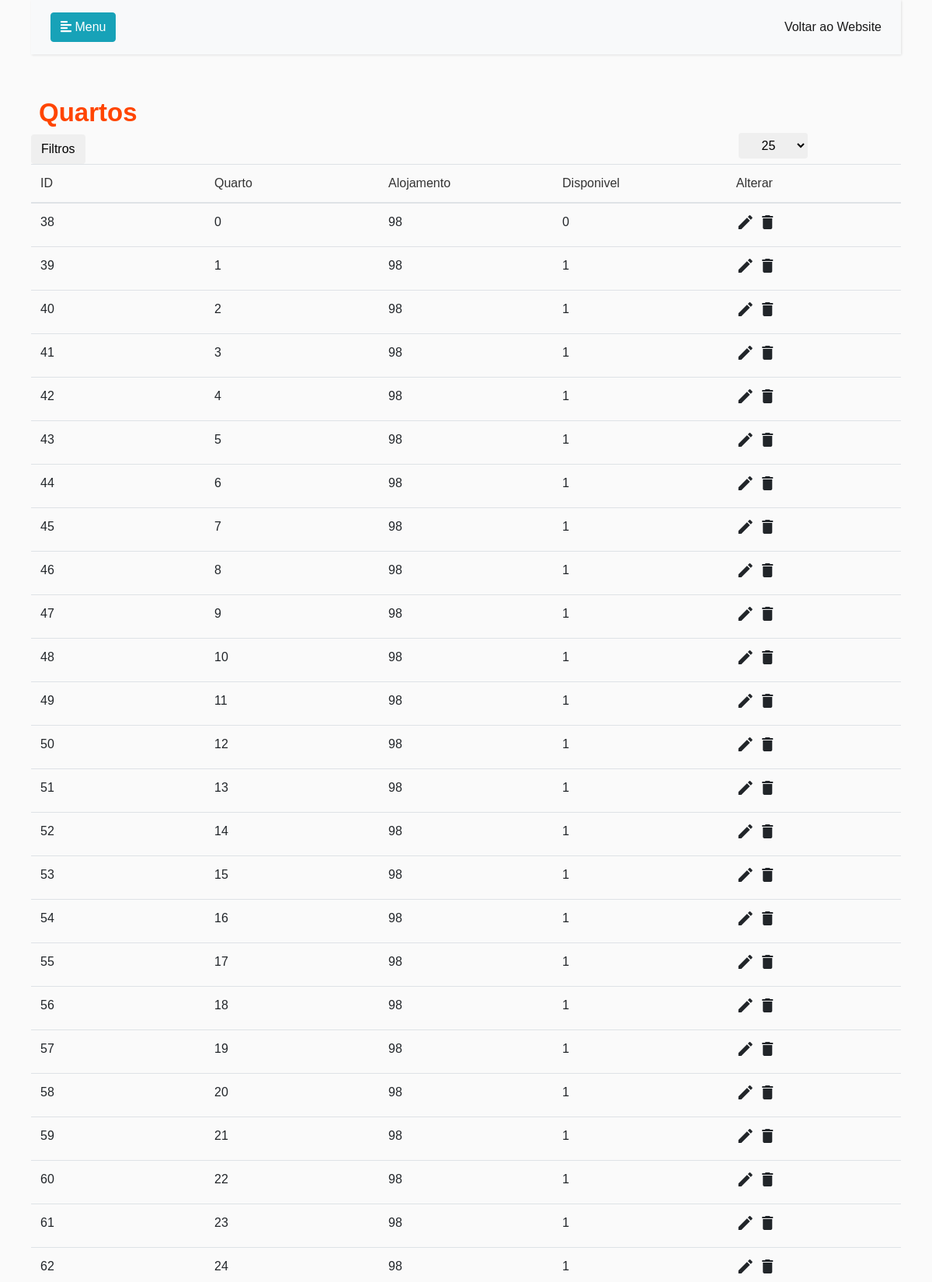
/adminquartos.php (upper part), run on the app's committed database.
### tables this page shows
CREATE TABLE `quarto` (
  `ID` int(11) NOT NULL,
  `NQuarto` int(11) NOT NULL,
  `IDAlojamento` int(10) UNSIGNED NOT NULL,
  `Disponivel` int(11) NOT NULL
);

### adminquartos.php (the view, shortened to what this page needs)
<!DOCTYPE html>
<html>
<head>
    <link rel="stylesheet" href="https://stackpath.bootstrapcdn.com/bootstrap/4.1.0/css/bootstrap.min.css">
    <link rel="stylesheet" href="style2.css">
    <link rel="stylesheet" href="https://cdnjs.cloudflare.com/ajax/libs/malihu-custom-scrollbar-plugin/3.1.5/jquery.mCustomScrollbar.min.css">
    <link rel="stylesheet" href="https://cdnjs.cloudflare.com/ajax/libs/Chart.js/2.9.3/Chart.min.css" />
</head>
<body>
    <div class="wrapper">
            <div class="container" style="margin-top:-20px;">
                <div class="row">
                    <div class="panel panel-primary filterable">
                        <div class="panel-heading">
    <h3 class="panel-title">Quartos</h3>
                            <div class="pull-right">
                                <button class="btn btn-default btn-xs btn-filter"><span class="glyphicon glyphicon-filter"></span> Filtros</button>
                                <form name="myform" method="post" action="<?php echo $_SERVER['PHP_SELF']; ?>" >
                                                               <select data-trigger="" name="Offset" class="btn btn-default btn-xs " onchange="myform.submit();" style="Position:absolute; right:20vh;margin-top:-40px;">
                                                                 <option selected="true"  value="25">25</option>
                                                               </select>
                               </form>
                            </div>
                        </div>
                          <form action="editarquarto.php" method="POST">
                        <table class="table">
                            <thead>
                                <tr class="filters" style="text-align:center">
                                    <th><input type="text" class="form-control" placeholder="ID" disabled></th>
                                    <th><input type="text" class="form-control" placeholder="Quarto" disabled></th>
                                    <th><input type="text" class="form-control" placeholder="Alojamento" disabled></th>
                                    <th><input type="text" class="form-control" placeholder="Disponivel" disabled></th>
                                    <th><input type="text" style=" background-color: transparent;border: none;  cursor: auto;  box-shadow: none;padding: 0;" class="form-control" placeholder="Alterar" disabled readonly></th>
                                </tr>
                            </thead>
                            <tbody>
                              <?php
                              include("Conexao.php");
                                if (isset($_GET['pageno'])) {
                                     $pageno = $_GET['pageno'];
                                 } else {
                                     $pageno = 1;
                                 }
                                 $no_of_records_per_page = 75;
                                 $offset = ($pageno-1) * $no_of_records_per_page;
                                 $sql = "SELECT *  FROM quarto LIMIT $offset, $no_of_records_per_page";
                                 $res_data = mysqli_query($conn,$sql);
                                 while($row = mysqli_fetch_array($res_data)){
                                     echo "<tr>";
                                      echo "<td>" . $row['ID'] . "</td>";
                                     echo "<td>" . $row['NQuarto'] . "</td>";
                                     echo "<td>" . $row['IDAlojamento'] . "</td>";
                                     echo "<td>" . $row['Disponivel']  . "</td>";
                                     echo '  <td>
                                     <button type="submit" class="add" title="Add" style="display:none"><i class="material-icons">&#xE03B;</i></button>
                                                           <a class="edit" title="Edit" data-toggle="tooltip"><i class="material-icons">&#xE254;</i></a>
                                                             <a class="delete" title="Delete" data-toggle="tooltip" href="deletequarto.php?Id='.$row["ID"].'"><i class="material-icons">&#xE872;</i></a></td>
                                                           </td>';
                                     echo "</tr>";
                                 }
                                 ?>
                            </tbody>
                                </form>
                    </div>
                </div>
            </div>
</body>
</html>

### style2.css (style rules this page uses)
body { font-family: 'Poppins', sans-serif; background: #fafafa; }
a, a:hover, a:focus { color: inherit; text-decoration: none; transition: all 0.3s; }
.navbar { padding: 15px 10px; background: #fff; border: none; border-radius: 0; margin-bottom: 40px; margin-top: -40px; box-shadow: 1px 1px 3px rgba(0, 0, 0, 0.1); }
.wrapper { display: flex; width: 100%; }
h3 { color: #FF4500; font-size: 33px; margin-left:10px; line-height: 80px; font-weight: 600; font-family: 'Poppins', sans-serif; }
#content { width: calc(100% - 250px); padding: 40px; min-height: 100vh; transition: all 0.3s; position: absolute; top: 0; right: 0; }
#content.active { width: 100%; }

### adminquartos.php (style rules this page uses)
.filterable { margin-top: 15px; }
.filterable .panel-heading .pull-right { margin-top: -20px; }
.filterable .filters input[disabled] { background-color: transparent; border: none; cursor: auto; box-shadow: none; padding: 0; height: auto; }

### data on the page
quarto: ID "38", NQuarto "0", IDAlojamento "98", Disponivel "0"
quarto: ID "39", NQuarto "1", IDAlojamento "98", Disponivel "1"
quarto: ID "40", NQuarto "2", IDAlojamento "98", Disponivel "1"
quarto: ID "41", NQuarto "3", IDAlojamento "98", Disponivel "1"
quarto: ID "42", NQuarto "4", IDAlojamento "98", Disponivel "1"
quarto: ID "43", NQuarto "5", IDAlojamento "98", Disponivel "1"
quarto: ID "44", NQuarto "6", IDAlojamento "98", Disponivel "1"
quarto: ID "45", NQuarto "7", IDAlojamento "98", Disponivel "1"
quarto: ID "46", NQuarto "8", IDAlojamento "98", Disponivel "1"
quarto: ID "47", NQuarto "9", IDAlojamento "98", Disponivel "1"
quarto: ID "48", NQuarto "10", IDAlojamento "98", Disponivel "1"
quarto: ID "49", NQuarto "11", IDAlojamento "98", Disponivel "1"
quarto: ID "50", NQuarto "12", IDAlojamento "98", Disponivel "1"
quarto: ID "51", NQuarto "13", IDAlojamento "98", Disponivel "1"
quarto: ID "52", NQuarto "14", IDAlojamento "98", Disponivel "1"
quarto: ID "53", NQuarto "15", IDAlojamento "98", Disponivel "1"
quarto: ID "54", NQuarto "16", IDAlojamento "98", Disponivel "1"
quarto: ID "55", NQuarto "17", IDAlojamento "98", Disponivel "1"
quarto: ID "56", NQuarto "18", IDAlojamento "98", Disponivel "1"
quarto: ID "57", NQuarto "19", IDAlojamento "98", Disponivel "1"
quarto: ID "58", NQuarto "20", IDAlojamento "98", Disponivel "1"
quarto: ID "59", NQuarto "21", IDAlojamento "98", Disponivel "1"
quarto: ID "60", NQuarto "22", IDAlojamento "98", Disponivel "1"
quarto: ID "61", NQuarto "23", IDAlojamento "98", Disponivel "1"
quarto: ID "62", NQuarto "24", IDAlojamento "98", Disponivel "1"
